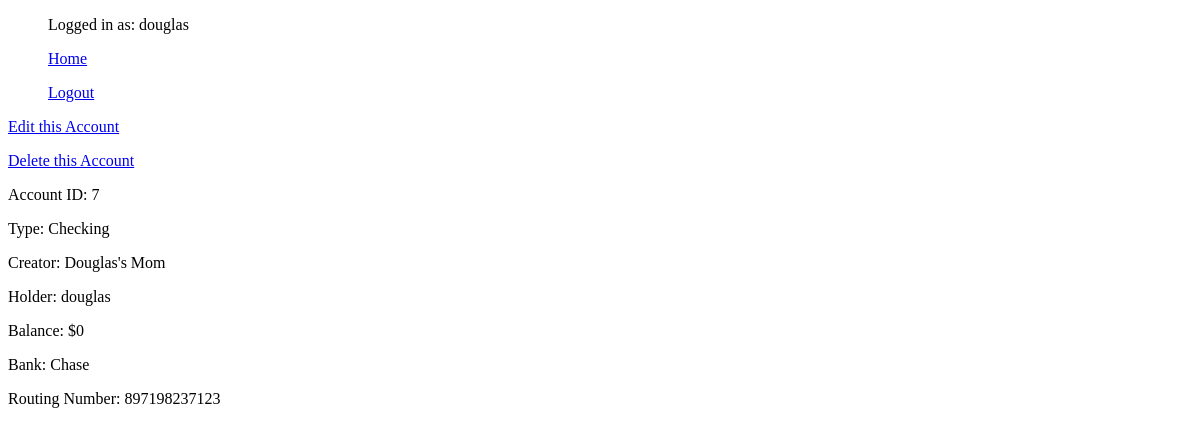
Page /bank_accounts/7/user_account_detail (signed in) on the earlier database version.
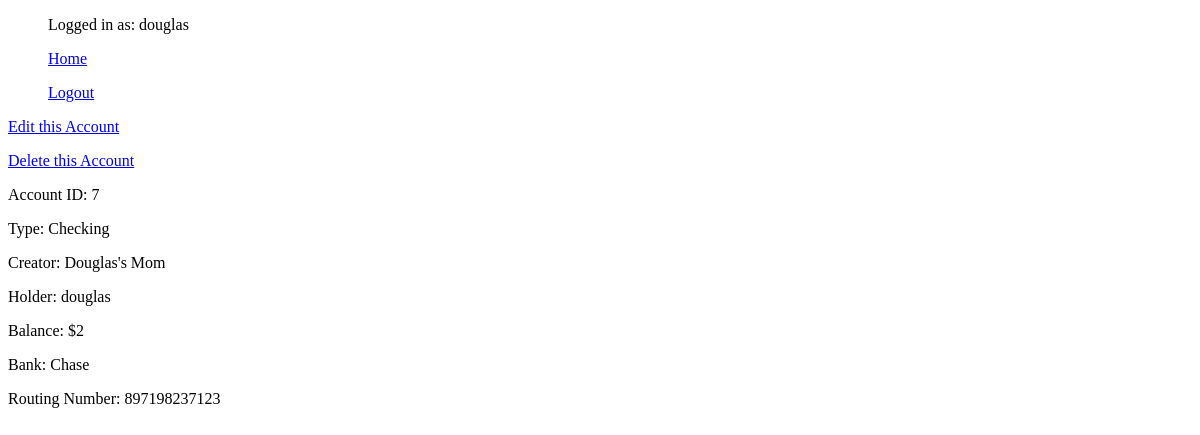
Same page on the later database version.
### bank_accounts/models.py (models this page shows, shortened)
class Account(models.Model):
    CHECKING = "Checking"
    SAVINGS = "Savings"
    ACCOUNT_TYPE_CHOICES = (
        (CHECKING, 'Checking'),  # Each inner tuple is of form: (value to be set in model, human readable name)
        (SAVINGS, 'Savings'),
    )
    UCU = 'UCU'
    CHASE = 'Chase'
    WELLS_FARGO = 'Wells Fargo'
    BANK_OF_AMERICA = 'Bank of America'
    BANK_CHOICES = (
        (UCU, 'UCU'),
        (CHASE, 'Chase'),
        (WELLS_FARGO, 'Wells Fargo'),
        (BANK_OF_AMERICA, 'Bank of America'),
    )
    account_type = models.CharField(max_length=200, default=None, choices=ACCOUNT_TYPE_CHOICES)
    creator = models.CharField(max_length=200, default=None)  # Account creator
    holder = models.ForeignKey(User, on_delete=models.SET_NULL, null=True, blank=True)  # Account holder is a site user
    balance = models.IntegerField(default=0)
    bank = models.CharField(max_length=200, default='UCU', null=True, choices=BANK_CHOICES)
    routing_number = models.IntegerField(null=True)

### bank_accounts/views.py (the view)
# urls.py: path('<int:pk>/user_account_detail', account_detail_view, name='account_detail'),
@login_required
def account_detail_view(request, pk):
    try:
        account = Account.objects.get(pk=pk)
    except Account.DoesNotExist:  # Model class supports DNE exceptions
        raise Http404()
    context = {
        "account": account
    }
    if request.user == account.holder:
        return render(request=request, template_name='bank_accounts/account_detail.html', context=context)
    else:
        return HttpResponseForbidden()

### bank_accounts/templates/bank_accounts/account_detail.html (shortened to what this page needs)
{% extends 'base.html' %}
{% block content %}
    <p><a href="{% url 'bank_accounts:update' account.id  %}">Edit this Account</a></p>
    <p><a href="{% url 'bank_accounts:delete' account.id  %}">Delete this Account</a></p>
    <p>Account ID: {{ account.id }}</p>
    <p>Type: {{ account.account_type }}</p>
    <p>Creator: {{ account.creator }}</p>
    <p>Holder: {{ account.holder }}</p>
    <p>Balance: ${{ account.balance }}</p>
    <p>Bank: {{ account.bank }}</p>
    <p>Routing Number: {{ account.routing_number }}</p>
{% endblock %}

Differences in the rows shown:
changed Account "Checking": balance "0" → "2"
